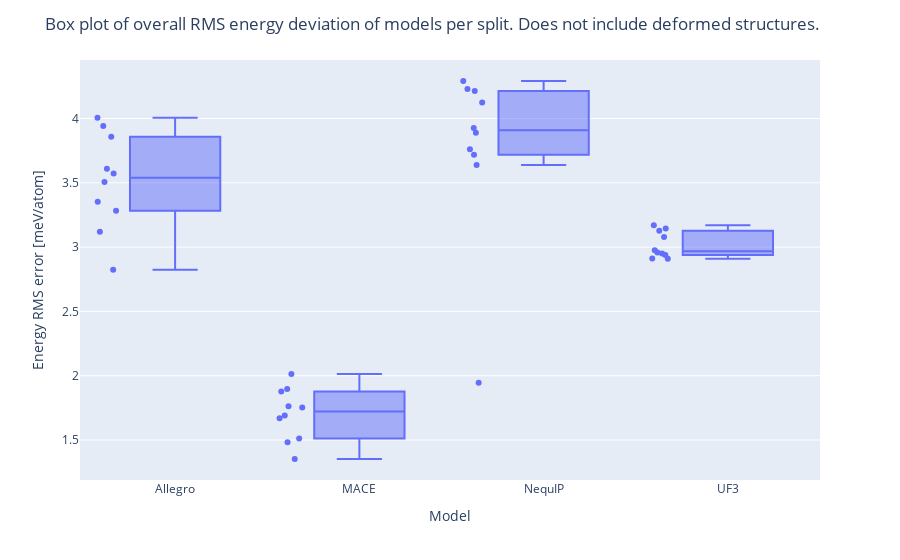

The code cell stored with this chart in its notebook:
### Code cell
fig = px.box(results,x='Model',y='Delta E', points="all")
fig.update_layout(
    title_text="Box plot of overall RMS energy deviation of models per split. Does not include deformed structures.",
    yaxis={'title':'Energy RMS error [meV/atom]'}
)

### Figure 1 — Plotly figure (JSON) as saved in the notebook; plotly's stock layout.template omitted (floating-point values rounded to 4 significant figures)
{"data": [{"alignmentgroup": "True", "boxpoints": "all", "hovertemplate": "Model=%{x}<br>Delta E=%{y}<extra></extra>", "legendgroup": "", "marker": {"color": "#636efa"}, "name": "", "notched": false, "offsetgroup": "", "orientation": "v", "showlegend": false, "type": "box", "x": ["Allegro", "Allegro", "Allegro", "Allegro", "Allegro", "Allegro", "Allegro", "Allegro", "Allegro", "Allegro", "MACE", "MACE", "MACE", "MACE", "MACE", "MACE", "MACE", "MACE", "MACE", "MACE", "NequIP", "NequIP", "NequIP", "NequIP", "NequIP", "NequIP", "NequIP", "NequIP", "NequIP", "NequIP", "UF3", "UF3", "UF3", "UF3", "UF3", "UF3", "UF3", "UF3", "UF3", "UF3"], "x0": " ", "xaxis": "x", "y": [3.857, 4.006, 3.609, 3.352, 3.572, 3.506, 3.12, 3.282, 2.825, 3.942, 1.753, 2.013, 1.691, 1.67, 1.352, 1.896, 1.512, 1.482, 1.762, 1.878, 4.214, 4.23, 3.761, 1.946, 4.125, 3.926, 4.292, 3.89, 3.638, 3.718, 3.145, 2.911, 2.975, 2.94, 3.17, 3.127, 2.91, 3.078, 2.958, 2.95], "y0": " ", "yaxis": "y"}], "layout": {"boxmode": "group", "legend": {"tracegroupgap": 0}, "margin": {"t": 60}, "title": {"text": "Box plot of overall RMS energy deviation of models per split. Does not include deformed structures."}, "xaxis": {"anchor": "y", "domain": [0, 1], "title": {"text": "Model"}}, "yaxis": {"anchor": "x", "domain": [0, 1], "title": {"text": "Energy RMS error [meV/atom]"}}}}
